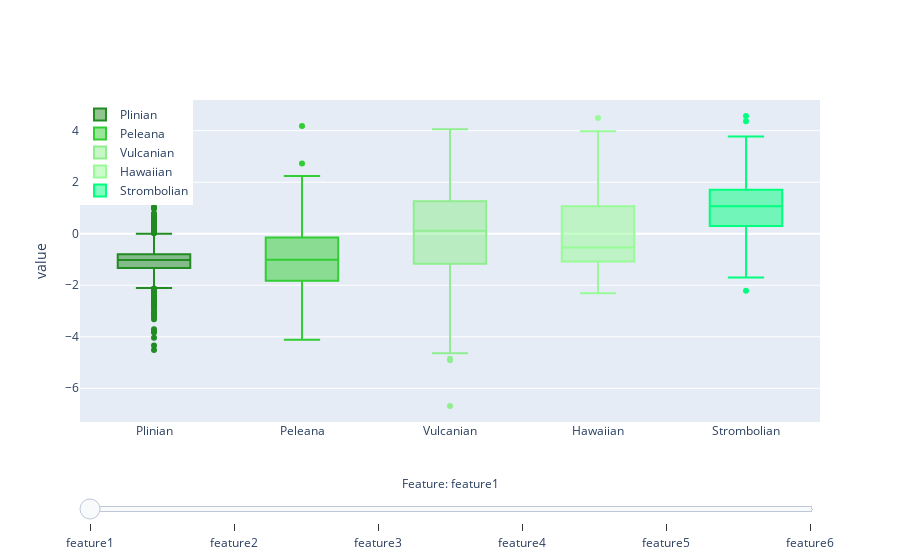

The notebook cell this image was saved under:
### Markdown cell above
Next we create a box plot for each feature type so we can see the differences between them.

### Code cell
eruption_types_0 = eruption_types[eruption_types["target"] == 0]
eruption_types_1 = eruption_types[eruption_types["target"] == 1]
eruption_types_2 = eruption_types[eruption_types["target"] == 2]
eruption_types_3 = eruption_types[eruption_types["target"] == 3]
eruption_types_4 = eruption_types[eruption_types["target"] == 4]
def create_box_type_0_trace(col, visible=False):
    return go.Box(
        y=eruption_types_0[col],
        name='Plinian',
        marker = dict(color = 'ForestGreen'),
        visible=visible,
    )

def create_box_type_1_trace(col, visible=False):
    return go.Box(
        y=eruption_types_1[col],
        name='Peleana',
        marker = dict(color = 'LimeGreen'),
        visible = visible,
    )

def create_box_type_2_trace(col, visible=False):
    return go.Box(
        y=eruption_types_2[col],
        name='Vulcanian',
        marker = dict(color = 'LightGreen'),
        visible = visible,
    )

def create_box_type_3_trace(col, visible=False):
    return go.Box(
        y=eruption_types_3[col],
        name='Hawaiian',
        marker = dict(color = 'PaleGreen'),
        visible = visible,
    )

def create_box_type_4_trace(col, visible=False):
    return go.Box(
        y=eruption_types_4[col],
        name='Strombolian',
        marker = dict(color = 'SpringGreen'),
        visible = visible,
    )

features_not_for_hist = ["target"]
features_for_hist = [x for x in eruption_types.columns if x not in features_not_for_hist]
# remove features with too less distinct values (e.g. binary features), because boxplot does not make any sense for them
features_for_box = [col for col in features_for_hist if len(eruption_types_0[col].unique())>5 
                    or len(eruption_types_1[col].unique())>5 or len(eruption_types_2[col].unique())>5
                    or len(eruption_types_3[col].unique())>5 or len(eruption_types_4[col].unique())>5]
#features_for_box = [col for col in features_for_hist]
active_idx = 0
box_traces_type_0 = [(create_box_type_0_trace(col) if i != active_idx else create_box_type_0_trace(col, visible=True)) 
                     for i, col in enumerate(features_for_box)]
box_traces_type_1 = [(create_box_type_1_trace(col) if i != active_idx else create_box_type_1_trace(col, visible=True)) 
                     for i, col in enumerate(features_for_box)]
box_traces_type_2 = [(create_box_type_2_trace(col) if i != active_idx else create_box_type_2_trace(col, visible=True)) 
                     for i, col in enumerate(features_for_box)]
box_traces_type_3 = [(create_box_type_3_trace(col) if i != active_idx else create_box_type_3_trace(col, visible=True)) 
                     for i, col in enumerate(features_for_box)]
box_traces_type_4 = [(create_box_type_4_trace(col) if i != active_idx else create_box_type_4_trace(col, visible=True)) 
                     for i, col in enumerate(features_for_box)]


eruption_types_box = box_traces_type_0 + box_traces_type_1 + box_traces_type_2 + box_traces_type_3 + box_traces_type_4

n_features = len(features_for_box)
steps = []
for i in range(n_features):
    step = dict(
        method = 'restyle',  
        args = ['visible', [False] * len(eruption_types_box)],
        label = features_for_box[i],
    )
    step['args'][1][i] = True # Toggle i'th trace to "visible"
    step['args'][1][i + n_features] = True # Toggle i'th trace to "visible"
    step['args'][1][i + n_features + n_features] = True # Toggle i'th trace to "visible"
    step['args'][1][i + n_features + n_features + n_features] = True # Toggle i'th trace to "visible"
    step['args'][1][i + n_features + n_features+ n_features + n_features] = True # Toggle i'th trace to "visible"
    steps.append(step)

sliders = [dict(
    active = active_idx,
    currentvalue = dict(
        prefix = "Feature: ", 
        xanchor= 'center',
        ),
    pad = {"t": 50},
    steps = steps,
    len=1,
)]

layout = dict(
    sliders=sliders,
    yaxis=dict(
        title='value',
        automargin=True,
    ),
    legend=dict(
        x=0,
        y=1,
    ),
)
fig = dict(data=eruption_types_box, layout=layout)
#fig.show()
iplot(fig, filename='box_slider')

### Figure 1 — Plotly figure (JSON) as saved in the notebook; plotly's stock layout.template omitted (floating-point values rounded to 4 significant figures; data arrays with more than 128 entries replaced by an {"elided": "..."} marker saying what was removed)
{"data": [{"marker": {"color": "ForestGreen"}, "name": "Plinian", "type": "box", "visible": true, "y": {"elided": "427 float values"}}, {"marker": {"color": "ForestGreen"}, "name": "Plinian", "type": "box", "visible": false, "y": {"elided": "427 float values"}}, {"marker": {"color": "ForestGreen"}, "name": "Plinian", "type": "box", "visible": false, "y": {"elided": "427 float values"}}, {"marker": {"color": "ForestGreen"}, "name": "Plinian", "type": "box", "visible": false, "y": {"elided": "427 float values"}}, {"marker": {"color": "ForestGreen"}, "name": "Plinian", "type": "box", "visible": false, "y": {"elided": "427 float values"}}, {"marker": {"color": "ForestGreen"}, "name": "Plinian", "type": "box", "visible": false, "y": {"elided": "427 float values"}}, {"marker": {"color": "LimeGreen"}, "name": "Peleana", "type": "box", "visible": true, "y": {"elided": "423 float values"}}, {"marker": {"color": "LimeGreen"}, "name": "Peleana", "type": "box", "visible": false, "y": {"elided": "423 float values"}}, {"marker": {"color": "LimeGreen"}, "name": "Peleana", "type": "box", "visible": false, "y": {"elided": "423 float values"}}, {"marker": {"color": "LimeGreen"}, "name": "Peleana", "type": "box", "visible": false, "y": {"elided": "423 float values"}}, {"marker": {"color": "LimeGreen"}, "name": "Peleana", "type": "box", "visible": false, "y": {"elided": "423 float values"}}, {"marker": {"color": "LimeGreen"}, "name": "Peleana", "type": "box", "visible": false, "y": {"elided": "423 float values"}}, {"marker": {"color": "LightGreen"}, "name": "Vulcanian", "type": "box", "visible": true, "y": {"elided": "419 float values"}}, {"marker": {"color": "LightGreen"}, "name": "Vulcanian", "type": "box", "visible": false, "y": {"elided": "419 float values"}}, {"marker": {"color": "LightGreen"}, "name": "Vulcanian", "type": "box", "visible": false, "y": {"elided": "419 float values"}}, {"marker": {"color": "LightGreen"}, "name": "Vulcanian", "type": "box", "visible": false, "y": {"elided": "419 float values"}}, {"marker": {"color": "LightGreen"}, "name": "Vulcanian", "type": "box", "visible": false, "y": {"elided": "419 float values"}}, {"marker": {"color": "LightGreen"}, "name": "Vulcanian", "type": "box", "visible": false, "y": {"elided": "419 float values"}}, {"marker": {"color": "PaleGreen"}, "name": "Hawaiian", "type": "box", "visible": true, "y": {"elided": "426 float values"}}, {"marker": {"color": "PaleGreen"}, "name": "Hawaiian", "type": "box", "visible": false, "y": {"elided": "426 float values"}}, {"marker": {"color": "PaleGreen"}, "name": "Hawaiian", "type": "box", "visible": false, "y": {"elided": "426 float values"}}, {"marker": {"color": "PaleGreen"}, "name": "Hawaiian", "type": "box", "visible": false, "y": {"elided": "426 float values"}}, {"marker": {"color": "PaleGreen"}, "name": "Hawaiian", "type": "box", "visible": false, "y": {"elided": "426 float values"}}, {"marker": {"color": "PaleGreen"}, "name": "Hawaiian", "type": "box", "visible": false, "y": {"elided": "426 float values"}}, {"marker": {"color": "SpringGreen"}, "name": "Strombolian", "type": "box", "visible": true, "y": {"elided": "405 float values"}}, {"marker": {"color": "SpringGreen"}, "name": "Strombolian", "type": "box", "visible": false, "y": {"elided": "405 float values"}}, {"marker": {"color": "SpringGreen"}, "name": "Strombolian", "type": "box", "visible": false, "y": {"elided": "405 float values"}}, {"marker": {"color": "SpringGreen"}, "name": "Strombolian", "type": "box", "visible": false, "y": {"elided": "405 float values"}}, {"marker": {"color": "SpringGreen"}, "name": "Strombolian", "type": "box", "visible": false, "y": {"elided": "405 float values"}}, {"marker": {"color": "SpringGreen"}, "name": "Strombolian", "type": "box", "visible": false, "y": {"elided": "405 float values"}}], "layout": {"legend": {"x": 0, "y": 1}, "sliders": [{"active": 0, "currentvalue": {"prefix": "Feature: ", "xanchor": "center"}, "len": 1, "pad": {"t": 50}, "steps": [{"args": ["visible", [true, false, false, false, false, false, true, false, false, false, false, false, true, false, false, false, false, false, true, false, false, false, false, false, true, false, false, false, false, false]], "label": "feature1", "method": "restyle"}, {"args": ["visible", [false, true, false, false, false, false, false, true, false, false, false, false, false, true, false, false, false, false, false, true, false, false, false, false, false, true, false, false, false, false]], "label": "feature2", "method": "restyle"}, {"args": ["visible", [false, false, true, false, false, false, false, false, true, false, false, false, false, false, true, false, false, false, false, false, true, false, false, false, false, false, true, false, false, false]], "label": "feature3", "method": "restyle"}, {"args": ["visible", [false, false, false, true, false, false, false, false, false, true, false, false, false, false, false, true, false, false, false, false, false, true, false, false, false, false, false, true, false, false]], "label": "feature4", "method": "restyle"}, {"args": ["visible", [false, false, false, false, true, false, false, false, false, false, true, false, false, false, false, false, true, false, false, false, false, false, true, false, false, false, false, false, true, false]], "label": "feature5", "method": "restyle"}, {"args": ["visible", [false, false, false, false, false, true, false, false, false, false, false, true, false, false, false, false, false, true, false, false, false, false, false, true, false, false, false, false, false, true]], "label": "feature6", "method": "restyle"}]}], "yaxis": {"automargin": true, "title": {"text": "value"}}}}
